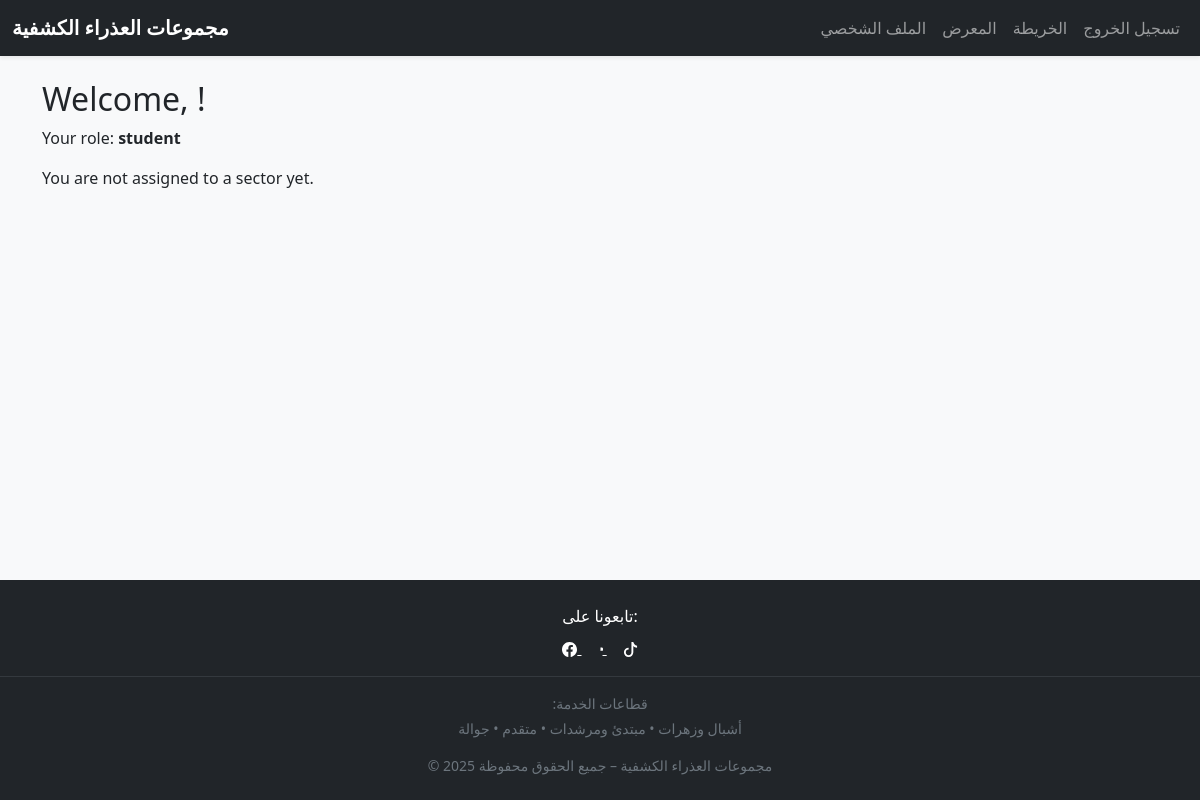
Page / (signed in) on the earlier database version.
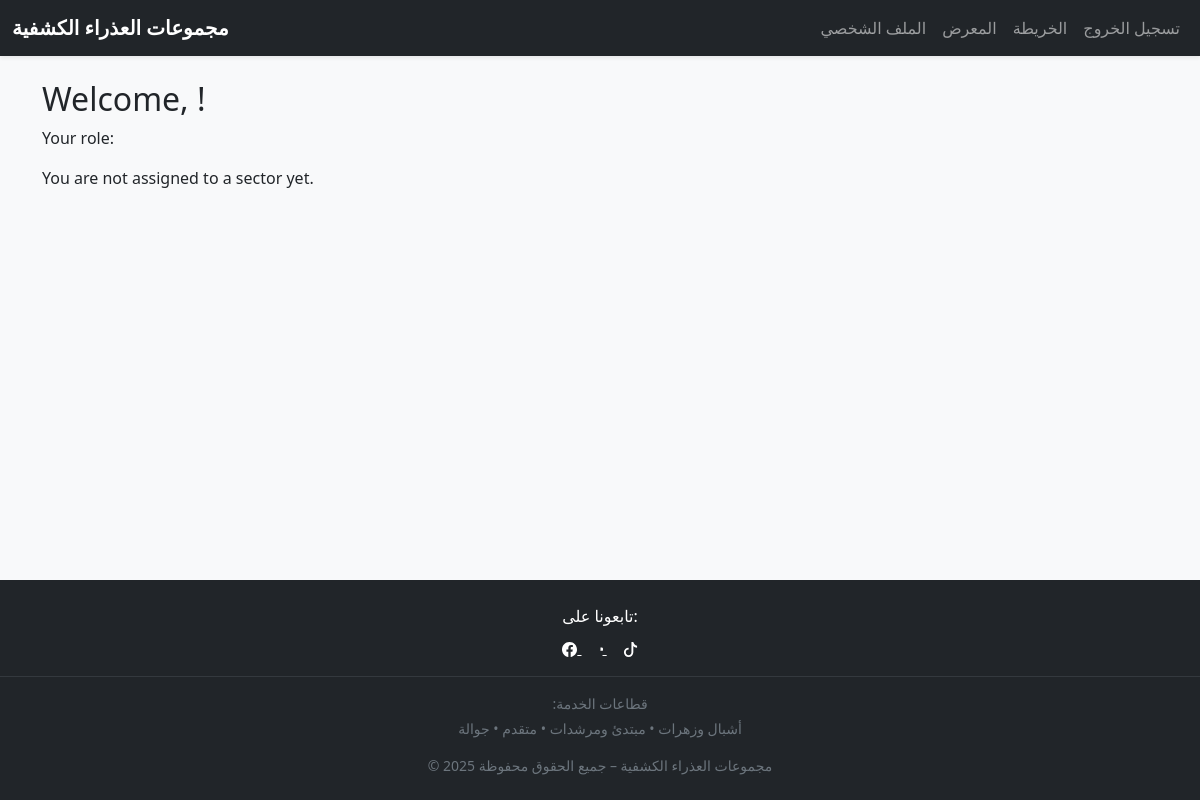
Same page on the later database version.
### tables this page shows
CREATE TABLE users (
    id INTEGER PRIMARY KEY AUTOINCREMENT,
    name TEXT NOT NULL,
    hash TEXT NOT NULL,

    birthday TEXT NOT NULL,
    phone TEXT NOT NULL,

    -- student sector
    sector TEXT NOT NULL CHECK(sector IN ('أشبال وزهرات', 'مبتداء ومرشدات', 'متقدم', 'جوالة')),

    approved INTEGER NOT NULL DEFAULT 1
);

### app.py (the view)
@app.route("/")
def index():
    if not session.get("user_id"):
        return render_template("index_public.html")
    user = db.execute("SELECT * FROM users WHERE id = ?", session["user_id"])[0]
    return render_template("index_private.html", user=user)

### templates/index_private.html (shortened to what this page needs)
{% extends "layout.html" %}
{% block main %}
  {% if user %}
    <h2>Welcome, {{ user.username }}!</h2>
    <p>Your role: <strong>{{ user.role }}</strong></p>
    {% if user.sector_id %}
      <p>Your sector: <a href="{{ url_for('sector_page', sector_id=user.sector_id) }}">
        Sector {{ user.sector_id }}</a></p>
    {% else %}
      <p>You are not assigned to a sector yet.</p>
    {% endif %}
  {% endif %}
{% endblock %}

### templates/layout.html (shortened to what this page needs)
<!DOCTYPE html>
<html lang="el" dir="ltr">
<head>
    <link href="https://cdn.jsdelivr.net/npm/bootstrap@5.3.2/dist/css/bootstrap.min.css" rel="stylesheet">
    <link href="/static/styles.css" rel="stylesheet">
</head>
<body class="d-flex flex-column min-vh-100 bg-light">
    <nav class="navbar navbar-expand-lg navbar-dark bg-dark shadow-sm">
        <div class="container-fluid">
            <a class="navbar-brand fw-bold" href="/">مجموعات العذراء الكشفية</a>
            <div class="collapse navbar-collapse" id="navMenu">
                <ul class="navbar-nav ms-auto">
                    {% if session.user_id %}
                        <li class="nav-item"><a class="nav-link" href="/profile">الملف الشخصي</a></li>
                        <li class="nav-item"><a class="nav-link" href="/gallery">المعرض</a></li>
                        <li class="nav-item"><a class="nav-link" href="/map">الخريطة</a></li>
                        <li class="nav-item"><a class="nav-link" href="/logout">تسجيل الخروج</a></li>
                    {% else %}
                        <li class="nav-item"><a class="nav-link" href="/gallery">Gallery</a></li>
                        <li class="nav-item"><a class="nav-link" href="/about">About</a></li>
                        <li class="nav-item"><a class="nav-link" href="/register">register</a></li>
                    {% endif %}
                </ul>
            </div>
        </div>
    </nav>
    <main class="container my-4 flex-grow-1">
        {% block main %}{% endblock %}
    </main>
    <footer class="bg-dark text-white text-center py-4 mt-auto">
        <p class="mb-2">تابعونا على:</p>
        <a href="https://www.facebook.com/share/g/17Qf9vtkNw/" class="text-white mx-2">
        </a>
        <a href="https://www.youtube.com/@%D9%85%D8%AC%D9%85%D9%88%D8%B9%D8%A7%D8%AA%D8%A7%D9%84%D8%B9%D8%B0%D8%B1%D8%A7%D8%A1%D8%A7%D9%84%D9%83%D8%B4%D9%81%D9%8A%D8%A9-%D9%822%D8%AA/"
           class="text-white mx-2">
        </a>
        <a href="https://www.tiktok.com/@m__ri57?_t=ZS-8zxqOLYdUcU&_r=1" class="text-white mx-2">
            <svg xmlns="http://www.w3.org/2000/svg" width="15" height="15"
                 fill="currentColor" class="bi bi-tiktok" viewBox="0 0 16 16">
                <path d="M9 0h1.98c.144.715.54 1.617 1.235 2.512C12.895 3.389
                13.797 4 15 4v2c-1.753 0-3.07-.814-4-1.829V11a5 5 0 1 1-5-5v2a3 3 0
                1 0 3 3z"/>
            </svg>
        </a>
        <hr class="border-secondary mt-3">
        <div class="small text-secondary">
            <p class="mb-1">:قطاعات الخدمة</p>
            أشبال وزهرات • مبتدئ ومرشدات • متقدم • جوالة
        </div>
        <div class="text-secondary small mt-3">
            © 2025 مجموعات العذراء الكشفية – جميع الحقوق محفوظة
        </div>
    </footer>
</body>
</html>

Differences in the rows shown:
no longer on this page (row edited): users: role "student"
